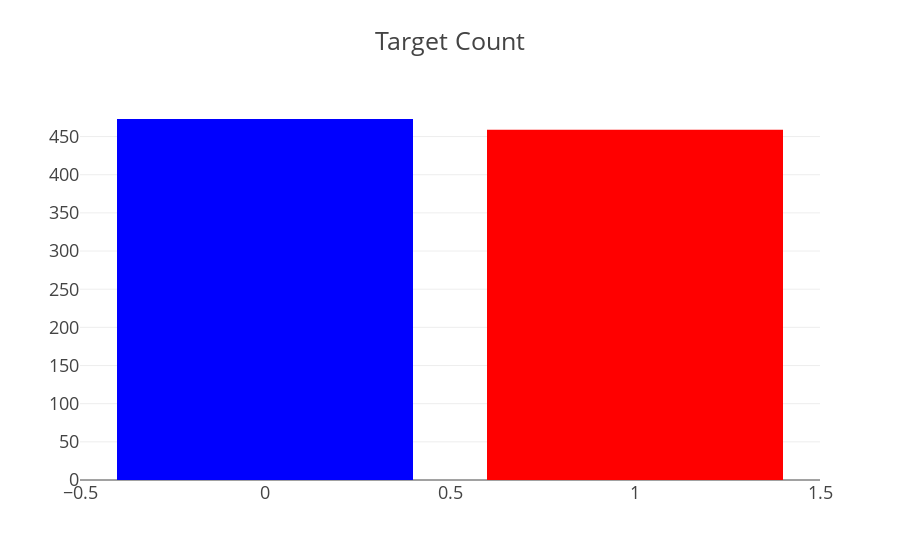
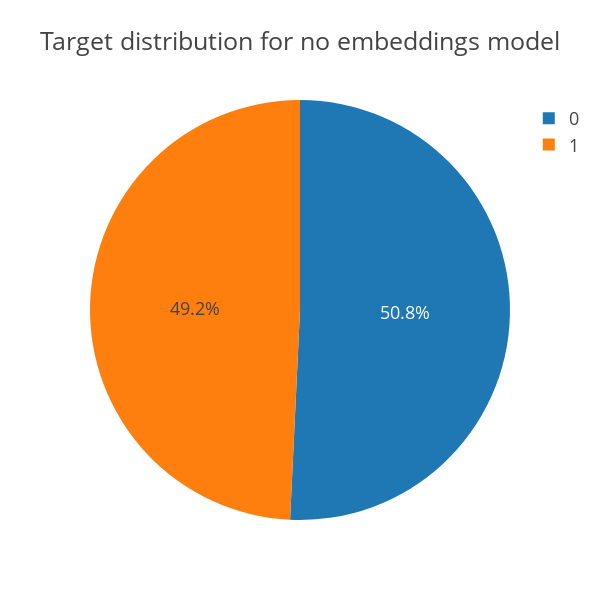

The code cell stored with these charts, in order, in its notebook:
### Code cell
cnt_srs = out_df2['Prediction'].value_counts()
trace = go.Bar(
    x=cnt_srs.index,
    y=cnt_srs.values,
    marker=dict(
        color=cnt_srs.values,
        colorscale = 'Picnic',
        reversescale = True
    ),
)

layout = go.Layout(
    title='Target Count',
    font=dict(size=18)
)

data = [trace]
fig = go.Figure(data=data, layout=layout)
py.iplot(fig, filename="TargetCount")

## target distribution ##
labels = (np.array(cnt_srs.index))
sizes = (np.array((cnt_srs / cnt_srs.sum())*100))

trace = go.Pie(labels=labels, values=sizes)
layout = go.Layout(
    title='Target distribution for no embeddings model',
    font=dict(size=18),
    width=600,
    height=600,
)
data = [trace]
fig = go.Figure(data=data, layout=layout)
py.iplot(fig, filename="usertype")

### Figure 1 — Plotly figure (JSON) as saved in the notebook; plotly's stock layout.template omitted (floating-point values rounded to 4 significant figures)
{"data": [{"marker": {"color": [473, 459], "colorscale": "Picnic", "reversescale": true}, "type": "bar", "uid": "7fe6c86a-6c45-4551-858f-3fd699813d9f", "x": [0, 1], "y": [473, 459]}], "layout": {"font": {"size": 18}, "title": {"text": "Target Count"}}}

### Figure 2 — Plotly figure (JSON) as saved in the notebook; plotly's stock layout.template omitted (floating-point values rounded to 4 significant figures)
{"data": [{"labels": [0, 1], "type": "pie", "uid": "9c9c0011-458c-4a55-924c-92da82165c4e", "values": [50.75, 49.25]}], "layout": {"font": {"size": 18}, "height": 600, "title": {"text": "Target distribution for no embeddings model"}, "width": 600}}
